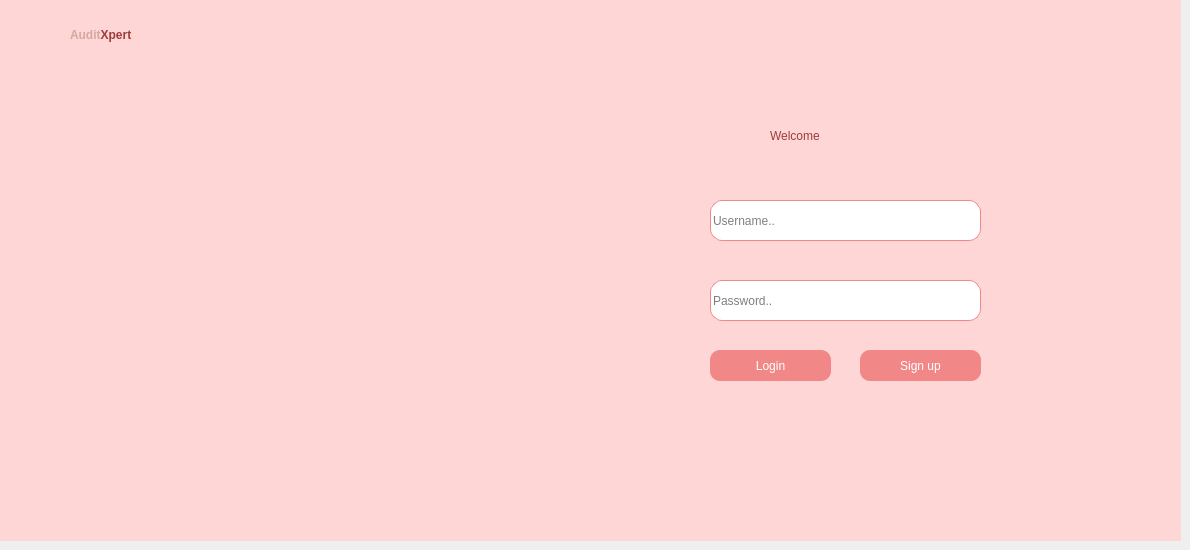
    <widget class="QWidget" name="page_3">
     <widget class="QLineEdit" name="password">
      <property name="geometry">
       <rect>
        <x>710</x>
        <y>280</y>
        <width>271</width>
        <height>41</height>
       </rect>
      </property>
      <property name="styleSheet">
       <string notr="true">QLineEdit{
background-color: rgb(255, 255, 255);
border: 1px solid #F28787;
border-radius: 12px;
}</string>
      </property>
      <property name="echoMode">
       <enum>QLineEdit::Password</enum>
      </property>
      <property name="placeholderText">
       <string>Password..</string>
      </property>
     </widget>
     <widget class="QLabel" name="label_31">
      <property name="geometry">
       <rect>
        <x>770</x>
        <y>100</y>
        <width>171</width>
        <height>71</height>
       </rect>
      </property>
      <property name="styleSheet">
       <string notr="true">font: 75 18pt &quot;Arial&quot;;
font: 75 italic 18pt &quot;Arial&quot;;
background-color: rgba(0,0,0,0%);
color: #9E3B3B;
</string>
      </property>
      <property name="text">
       <string>Welcome</string>
      </property>
     </widget>
     <widget class="QLabel" name="label_32">
      <property name="geometry">
       <rect>
        <x>0</x>
        <y>0</y>
        <width>1181</width>
        <height>541</height>
       </rect>
      </property>
      <property name="styleSheet">
       <string notr="true">QLabel{
background-color: rgb(255, 214, 214);}</string>
      </property>
      <property name="text">
       <string/>
      </property>
     </widget>
     <widget class="QLabel" name="label_33">
      <property name="geometry">
       <rect>
        <x>630</x>
        <y>120</y>
        <width>20</width>
        <height>271</height>
       </rect>
      </property>
      <property name="styleSheet">
       <string notr="true">background-color: rgba(0,0,0,0%);</string>
      </property>
      <property name="text">
       <string/>
      </property>
      <property name="pixmap">
       <pixmap resource="ressources.qrc">:/new/prefix1/gfx/Ligne 1.png</pixmap>
      </property>
     </widget>
     <widget class="QLabel" name="label_34">
      <property name="geometry">
       <rect>
        <x>80</x>
        <y>70</y>
        <width>461</width>
        <height>411</height>
       </rect>
      </property>
      <property name="styleSheet">
       <string notr="true">background-color: rgba(0,0,0,0%);</string>
      </property>
      <property name="text">
       <string/>
      </property>
      <property name="pixmap">
       <pixmap resource="ressources.qrc">:/new/prefix1/gfx/4235568.png</pixmap>
      </property>
      <property name="scaledContents">
       <bool>true</bool>
      </property>
     </widget>
     <widget class="QLineEdit" name="username">
      <property name="geometry">
       <rect>
        <x>710</x>
        <y>200</y>
        <width>271</width>
        <height>41</height>
       </rect>
      </property>
      <property name="styleSheet">
       <string notr="true">QLineEdit{
background-color: rgb(255, 255, 255);
border: 1px solid #F28787;
border-radius: 12px;
}</string>
      </property>
      <property name="placeholderText">
       <string>Username..</string>
      </property>
     </widget>
     <widget class="QPushButton" name="login">
      <property name="geometry">
       <rect>
        <x>710</x>
        <y>350</y>
        <width>121</width>
        <height>31</height>
       </rect>
      </property>
      <property name="styleSheet">
       <string notr="true">QPushButton {
color: rgb(255,255,255);
background-color: rgb(242, 135, 135);
font: 75 10pt &quot;Arial&quot;;

border-radius: 10px;
}

QPushButton:hover {
    background-color: rgb(255, 165, 165); 
}

/* Pressed state */
QPushButton:pressed {
    background-color: rgb(192, 102, 102); 
    border: 2px solid #F28787; 
}</string>
      </property>
      <property name="text">
       <string>Login</string>
      </property>
     </widget>
     <widget class="QPushButton" name="pushButton">
      <property name="geometry">
       <rect>
        <x>860</x>
        <y>350</y>
        <width>121</width>
        <height>31</height>
       </rect>
      </property>
      <property name="styleSheet">
       <string notr="true">QPushButton {
color: rgb(255,255,255);
background-color: rgb(242, 135, 135);
font: 75 10pt &quot;Arial&quot;;

border-radius: 10px;
}

QPushButton:hover {
    background-color: rgb(255, 165, 165); 
}

/* Pressed state */
QPushButton:pressed {
    background-color: rgb(192, 102, 102); 
    border: 2px solid #F28787; 
}</string>
      </property>
      <property name="text">
       <string>Sign up</string>
      </property>
     </widget>
     <widget class="QLabel" name="label_37">
      <property name="geometry">
       <rect>
        <x>10</x>
        <y>10</y>
        <width>51</width>
        <height>51</height>
       </rect>
      </property>
      <property name="styleSheet">
       <string notr="true">background-color: rgba(0,0,0,0%);</string>
      </property>
      <property name="text">
       <string/>
      </property>
      <property name="pixmap">
       <pixmap resource="ressources.qrc">:/new/prefix1/gfx/logo-audit.png</pixmap>
      </property>
      <property name="scaledContents">
       <bool>true</bool>
      </property>
     </widget>
     <widget class="QLabel" name="label_38">
      <property name="geometry">
       <rect>
        <x>70</x>
        <y>0</y>
        <width>171</width>
        <height>71</height>
       </rect>
      </property>
      <property name="styleSheet">
       <string notr="true">QLabel {
    font: 75 14pt &quot;Arial&quot;;
    background-color: rgba(0, 0, 0, 0%);
    color: #9E3B3B;
    qproperty-text: &quot;&lt;font color='#D3A99E'&gt;&lt;b&gt;Audit&lt;/b&gt;&lt;/font&gt;&lt;font color='#9E3B3B'&gt;&lt;b&gt;Xpert&lt;/b&gt;&lt;/font&gt;&quot;;
}</string>
      </property>
      <property name="text">
       <string>&lt;font color='#D3A99E'&gt;&lt;b&gt;Audit&lt;/b&gt;&lt;/font&gt;&lt;font color='#9E3B3B'&gt;&lt;b&gt;Xpert&lt;/b&gt;&lt;/font&gt;</string>
      </property>
     </widget>
     <zorder>label_32</zorder>
     <zorder>password</zorder>
     <zorder>label_31</zorder>
     <zorder>label_33</zorder>
     <zorder>label_34</zorder>
     <zorder>username</zorder>
     <zorder>login</zorder>
     <zorder>pushButton</zorder>
     <zorder>label_37</zorder>
     <zorder>label_38</zorder>
    </widget>
